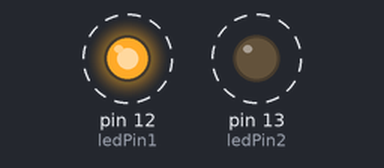
Simulated run of this sketch. Board: Arduino Uno, built with avr-gcc and run on an emulated ATmega328P. On the bench: output pins drawn as LEDs (lit = HIGH). Dashed ring = blinking.

Above: at 0.5 s.
Timing chart, 0 to 4.6 s (numbered marks = the images above):
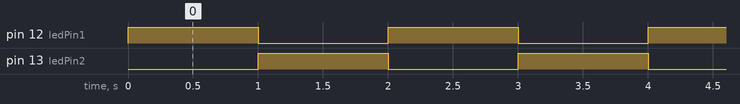

Measured:
- by itself, pin 12 (ledPin1), pin 13 (ledPin2): alternates HIGH for 1.0 s and LOW for 1.0 s

The sketch:

9T_Ard_Led_Blinking.ino
```cpp
const int ledPin1 = 12; // Pin connected to LED 1
const int ledPin2 = 13; // Pin connected to LED 2


void setup() {
  // Initialize the digital pins as outputs
  pinMode(ledPin1, OUTPUT);
  pinMode(ledPin2, OUTPUT);
}

void loop() {
  // Turn LED 1 on, and LED 2 off
  digitalWrite(ledPin1, HIGH);
  digitalWrite(ledPin2, LOW);
  delay(1000);

  // Turn LED 1 off, and LED 2 on
  digitalWrite(ledPin1, LOW);
  digitalWrite(ledPin2, HIGH);
  delay(1000);
}
```
